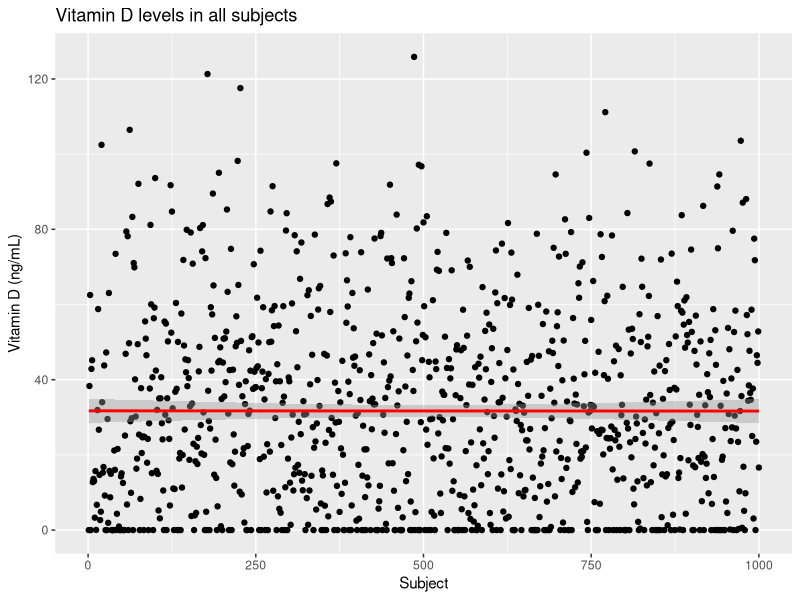
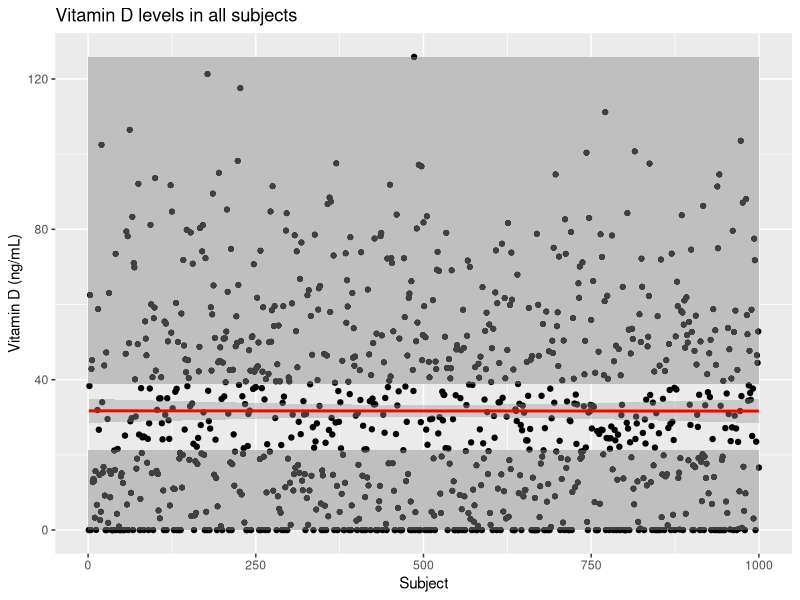
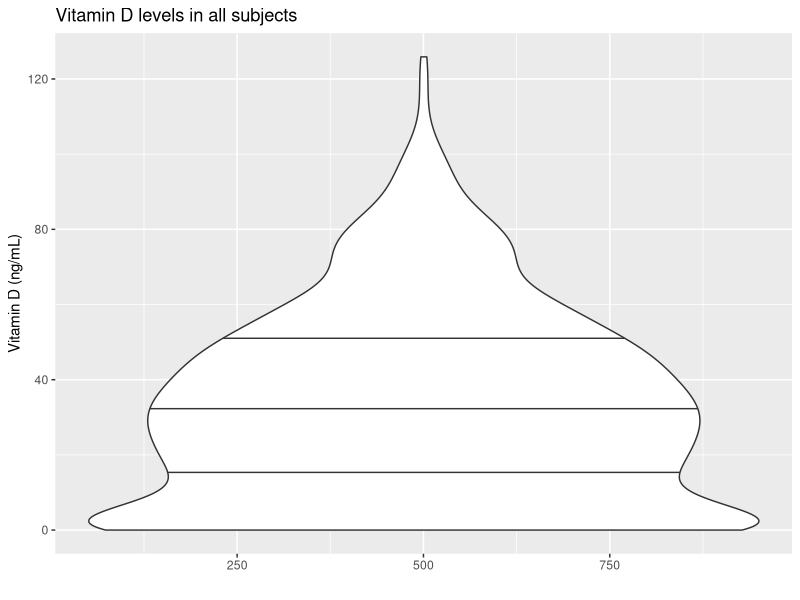

The R source for these figures, in order:
## ---- chunk 1
#| echo: false
#| warning: false
library(tidyverse)
set.seed(1234)
N <- 1000
MEAN_VITAMIN_D <- 30


## ---- chunk 2
#| fig-cap: "Red line indicates the average slope of the points"
study <- tibble(subject=1:N,
                vitamind=rnorm(n=N,
                               mean=MEAN_VITAMIN_D,
                               sd=MEAN_VITAMIN_D
                )
                ) %>% 
  transmute(subject, vitamind=if_else(vitamind<0, 0,vitamind))

study_plot <- study %>% ggplot(aes(x=subject,y=vitamind)) + 
  geom_point() +
  geom_smooth(method= lm, formula= y ~ x, color="red") + 
  labs(x="Subject", y = "Vitamin D (ng/mL)", title = "Vitamin D levels in all subjects")

study_plot
## ---- chunk 3
#| fig-cap: Shaded area represents points more than a standard deviation outlier.

maxd <- max(study$vitamind)
study_plot + 
  geom_rect(xmin=0,ymin=0,xmax=N, ymax=MEAN_VITAMIN_D - sd(1:MEAN_VITAMIN_D),
            fill = "lightblue",
            alpha = 0.007) +
    geom_rect(xmin=0,ymin=MEAN_VITAMIN_D + sd(1:MEAN_VITAMIN_D),xmax=N, ymax=maxd,
            fill = "lightblue",
            alpha = 0.007) 
  


## ---- chunk 4
#| fig-cap: "The width of this plot shows the proportion of subjects at particular Vitamin D levels. (The horizontal lines indicate the different quartiles of the data)"

study %>% ggplot() + 
  geom_violin(aes(x=subject,y=vitamind),
              draw_quantiles = c(0.25, 0.5, 0.75)) + 
  labs(x="", y = "Vitamin D (ng/mL)", title = "Vitamin D levels in all subjects")
## ---- chunk 5
study <- cbind(study,
 nationality = replicate(N, sample(c("USA","Japan","Europe"),size=1)),
 weight = rnorm(n=N, mean = 120, sd = 50))
